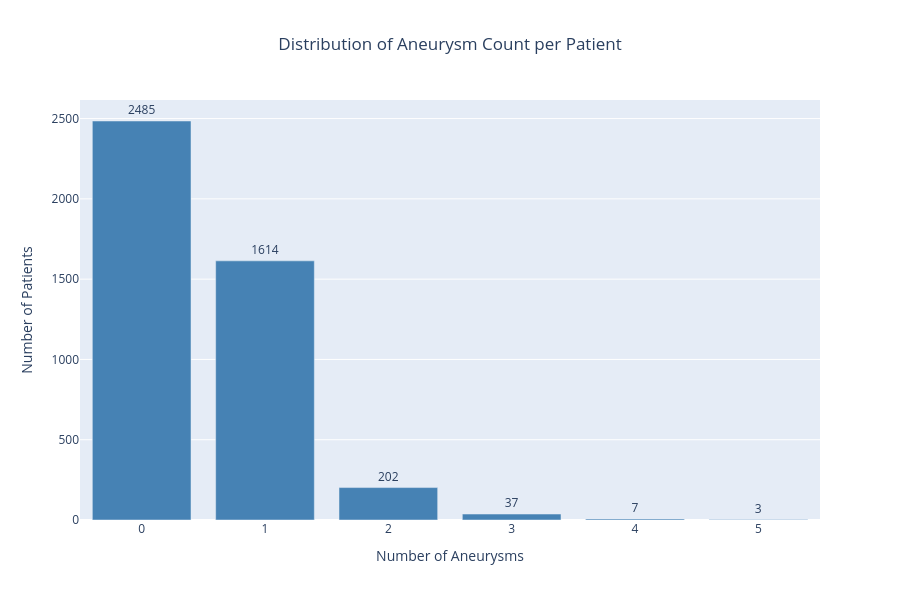

The notebook cell this image was saved under:
### Code cell
# Bar chart: Distribution of aneurysm counts
fig = go.Figure([
    go.Bar(
        x=aneurysm_counts.index,
        y=aneurysm_counts.values,
        text=aneurysm_counts.values,
        textposition='outside',
        marker=dict(color='steelblue')
    )
])

fig.update_layout(
    title={'text': 'Distribution of Aneurysm Count per Patient', 'x': 0.5, 'xanchor': 'center'},
    xaxis_title='Number of Aneurysms',
    yaxis_title='Number of Patients',
    height=600
)

fig.show()

### Figure 1 — Plotly figure (JSON) as saved in the notebook; plotly's stock layout.template omitted (floating-point values rounded to 4 significant figures)
{"data": [{"marker": {"color": "steelblue"}, "text": [2485.0, 1614.0, 202.0, 37.0, 7.0, 3.0], "textposition": "outside", "type": "bar", "x": [0, 1, 2, 3, 4, 5], "y": [2485, 1614, 202, 37, 7, 3]}], "layout": {"height": 600, "title": {"text": "Distribution of Aneurysm Count per Patient", "x": 0.5, "xanchor": "center"}, "xaxis": {"title": {"text": "Number of Aneurysms"}}, "yaxis": {"title": {"text": "Number of Patients"}}}}
